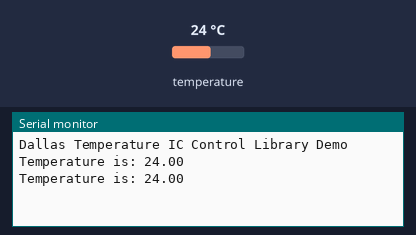
The sketch below on a simulated Arduino Uno, built with avr-gcc and run on an emulated ATmega328P. Shown: the last lines printed to the serial monitor. Inputs (shaded band) come from the test bench; at power-on: temperature 24 °C.

Above: at 3.3 s.
3.4 s: temperature set to 12 °C
At 4.7 s:
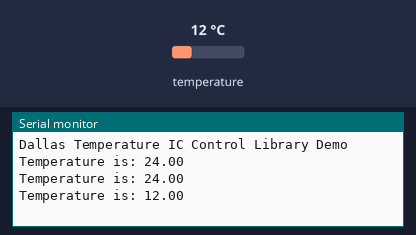
5.9 s: temperature set to 19 °C
At 7.1 s:
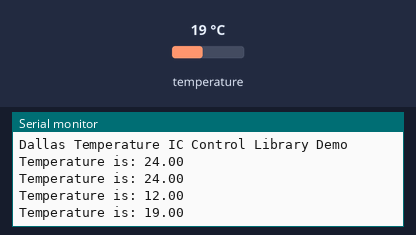
Timing chart, 0 to 8.9 s (numbered marks = the images above; inputs shaded):
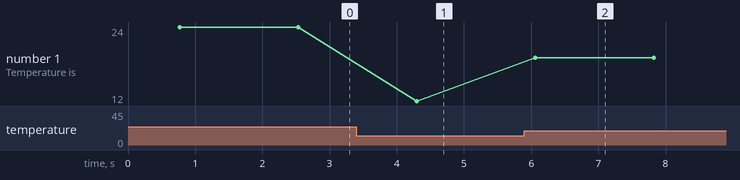

Measured:
- after the input at 3.4 s, the serial monitor: prints a new line after 0.90 s (image 1)
- after the input at 5.9 s, the serial monitor: prints a new line after 0.16 s (image 2)
- plotted number 1: 24 → 12 after the input at 3.4 s, 12 → 19 after the input at 5.9 s

The sketch:

temperature.ino
```cpp
/*
 *  Respectfully borrowed from https://create.arduino.cc/projecthub/TheGadgetBoy/ds18b20-digital-temperature-sensor-and-arduino-9cc806
 *  and changed to work on a Launchpad with MSP430G2553-MCU programmed by Energia
 */

/********************************************************************/
// First we include the libraries
#include <OneWire.h>
#include <DallasTemperature.h>
/********************************************************************/
// Data wire is plugged into pin 6 on the Launchpad. Use actual pin 6
#define ONE_WIRE_BUS 6
/********************************************************************/
// Setup a oneWire instance to communicate with any OneWire devices
// (not just Maxim/Dallas temperature ICs)
OneWire oneWire(ONE_WIRE_BUS);
/********************************************************************/
// Pass our oneWire reference to Dallas Temperature.
DallasTemperature sensors(&oneWire);
/********************************************************************/
void setup(void)
{
 // start serial port
 Serial.begin(9600);
 while (!Serial);
 Serial.println("Dallas Temperature IC Control Library Demo");
 // Start up the library
 sensors.begin();
}
void loop(void)
{
 // call sensors.requestTemperatures() to issue a global temperature
 // request to all devices on the bus
 sensors.requestTemperatures(); // Send the command to get temperature readings
 Serial.print("Temperature is: ");
 Serial.println(sensors.getTempCByIndex(0)); // Why "byIndex"?
   // You can have more than one DS18B20 on the same bus.
   // 0 refers to the first IC on the wire
   delay(1000);
}
```
